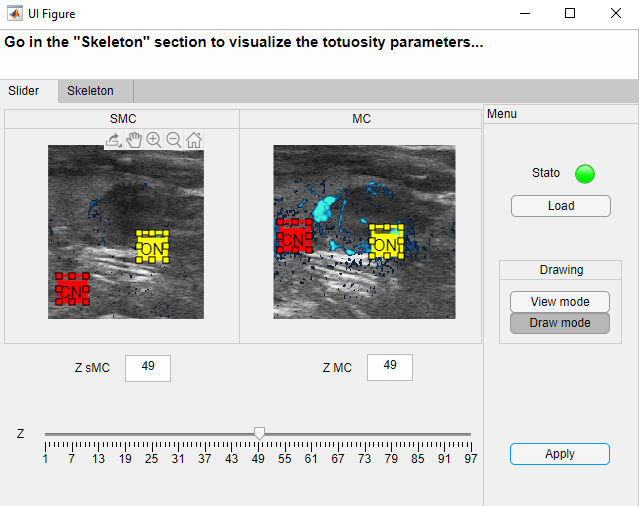
%> input picture img/draw.PNG, 639 x 506 px
$ octave --eval "result = image_filtering(imread('../img/draw.PNG'));"   (GNU Octave 9; MATLAB toolbox functions it lacks are replaced by stand-ins)
%> lines starting %> are read from the running program, lines starting %| are printed output that depends on the picture

% funzione per il pre-filtraggio delle immagini

function J=image_filtering(I)

% modifica contrasto --> metto a 0 i pizel sotto una certa intensità (0.2) e a 1
% quelli sopra ad un'altra (0.7)
I=imadjust(I,[0.2 0.7],[0 1],1);
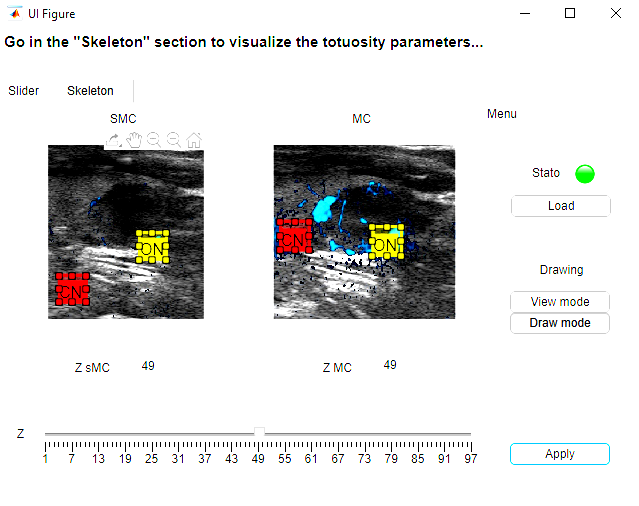
%> I: size 506x639x3 uint8; mean R, G, B 217.9, 217.6, 216.6

% apertura e chiusura con un elemento strutturale a disco
SE = strel('disk',2,4);
I= imdilate(I,SE);
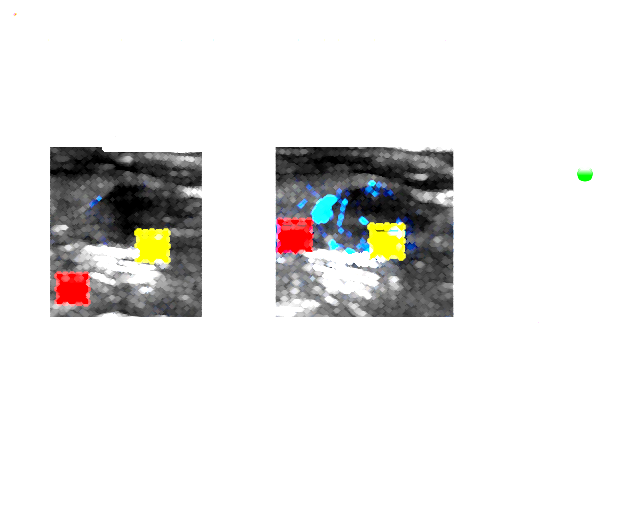
%> I: size 506x639x3 uint8; mean R, G, B 230.8, 230, 228.9
I = imerode(I,SE);
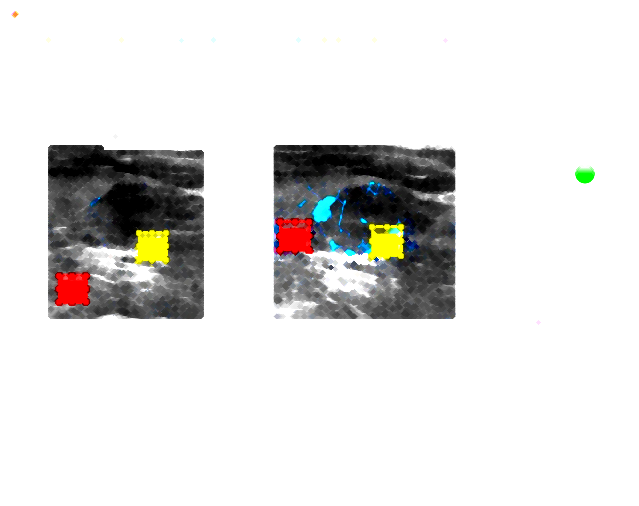
%> I: size 506x639x3 uint8; mean R, G, B 225.6, 224.9, 223.6

J=I;

end

$ run again, on img/skeleton.PNG
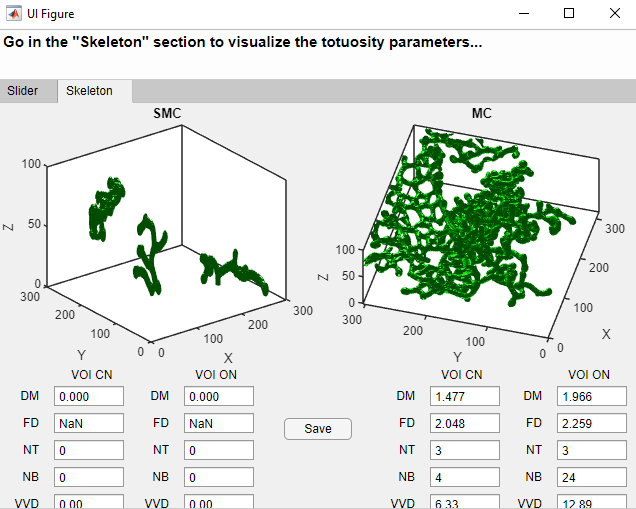
%> input picture img/skeleton.PNG, 636 x 509 px
%> in image_filtering, `I= imdilate(I,SE);`:
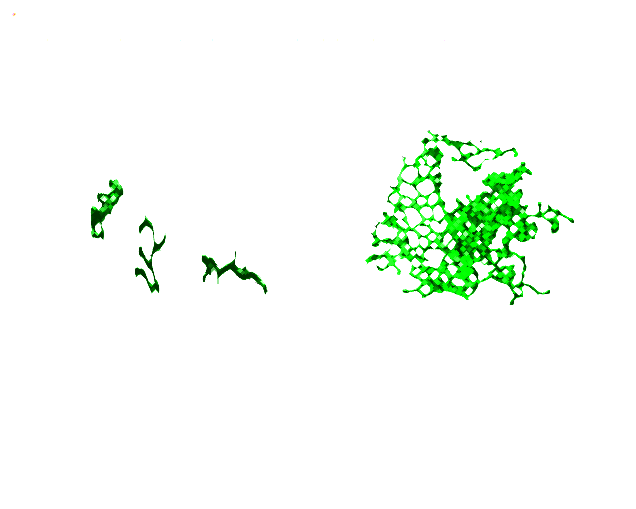
%> I: size 509x636x3 uint8; mean R, G, B 245.4, 252.2, 245.3
%> in image_filtering, `I = imerode(I,SE);`:
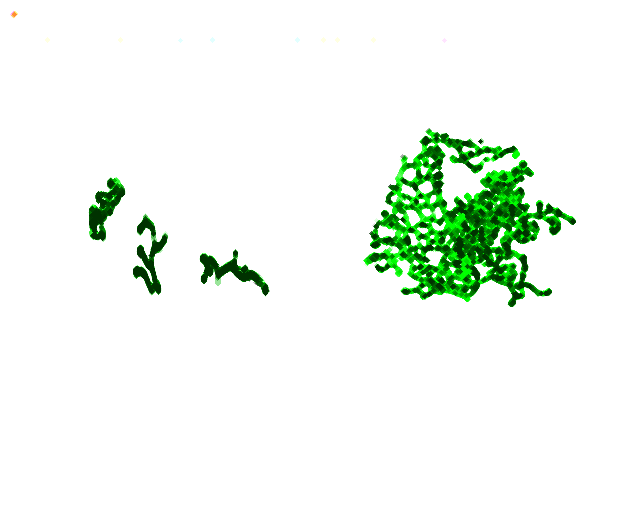
%> I: size 509x636x3 uint8; mean R, G, B 239.6, 247.5, 239.5

$ run again, on img/slider.PNG
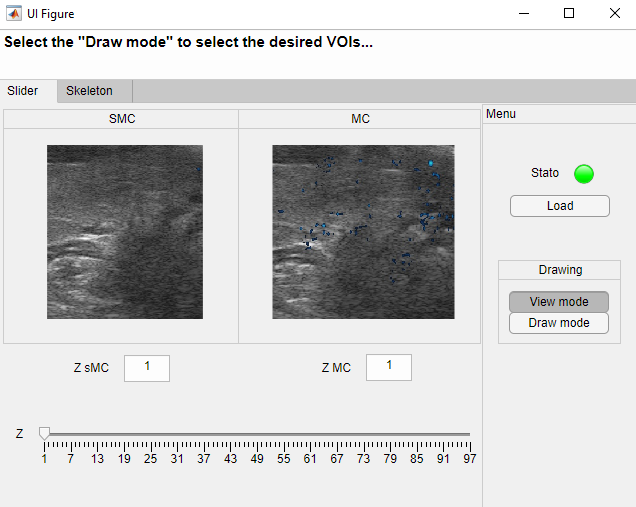
%> input picture img/slider.PNG, 636 x 507 px
%> in image_filtering, `I= imdilate(I,SE);`:
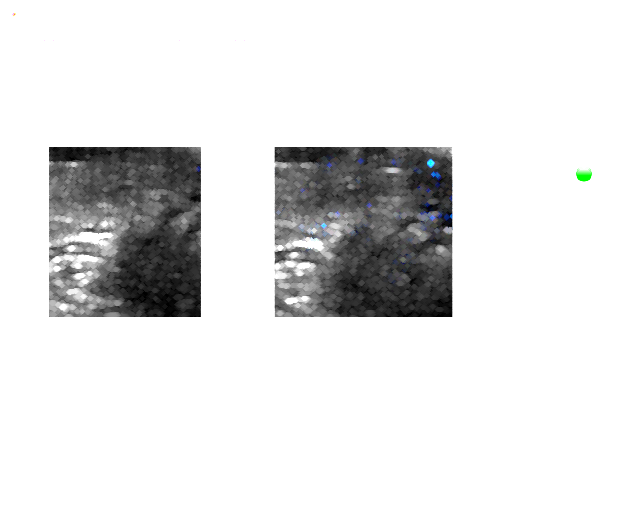
%> I: size 507x636x3 uint8; mean R, G, B 225.9, 226.1, 226.2
%> in image_filtering, `I = imerode(I,SE);`:
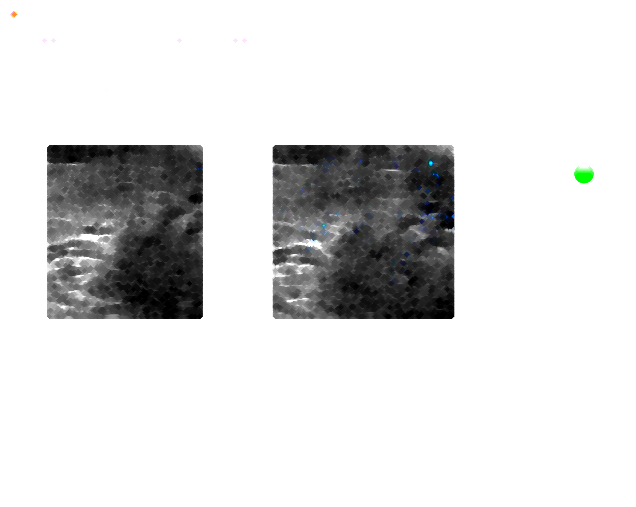
%> I: size 507x636x3 uint8; mean R, G, B 221.3, 221.5, 221.4
